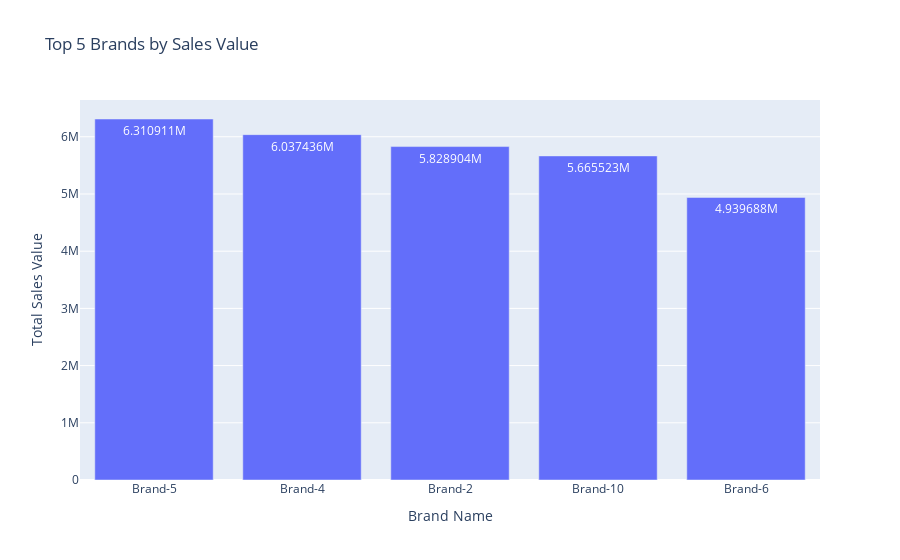

Notebook code for this chart:
### Code cell
# Group the data by brand_name and calculate the sum of sales_value for each brand
brand_sales_value = df_goups.groupby('brand_name')['sales_value'].sum().reset_index()

# Sort the brands by total sales value in descending order
brand_sales_value = brand_sales_value.sort_values(by='sales_value', ascending=False)

# Create an initial bar chart for the top 5 brands with default number of bins
N = 5
top_N_brands_value = brand_sales_value.head(N)
fig_value = px.bar(top_N_brands_value, x='brand_name', y='sales_value', title=f'Top {N} Brands by Sales Value')
fig_value.update_xaxes(title_text='Brand Name')
fig_value.update_yaxes(title_text='Total Sales Value')
fig_value.update_traces(text=top_N_brands_value['sales_value'], textposition='inside', texttemplate='%{y}')

# Initialize the output area
output_value_brand = widgets.Output()

# Define a function to update the plot and display the top N brands
def update_top_brands_value(change):
    N = top_brands_slider_value.value  # Number of top brands to display

    top_N_brands_value = brand_sales_value.head(N)

    # Create a bar chart with the updated number of bins
    fig_value = px.bar(top_N_brands_value, x='brand_name', y='sales_value', title=f'Top {N} Brands by Sales Value')
    fig_value.update_xaxes(title_text='Brand Name')
    fig_value.update_yaxes(title_text='Total Sales Value')
    fig_value.update_traces(text=top_N_brands_value['sales_value'], textposition='inside', texttemplate='%{y}')

    with output_value_brand:
        clear_output(wait=True)
        display(fig_value)

# Create a slider for selecting the number of top brands
top_brands_slider_value = widgets.IntSlider(
    value=5, min=1, max=len(brand_sales_value), step=1, description='Top N Brands (Value):', continuous_update=False
)

# Define an event handler for the slider
top_brands_slider_value.observe(update_top_brands_value, names='value')

# Display the initial top 5 brands plot and the slider
with output_value_brand:
    display(fig_value)

# Display the slider and the output area
display(top_brands_slider_value)
display(output_value_brand)

### Figure 1 — Plotly figure (JSON) as saved in the notebook; plotly's stock layout.template omitted (floating-point values rounded to 4 significant figures)
{"data": [{"alignmentgroup": "True", "hovertemplate": "brand_name=%{x}<br>sales_value=%{y}<extra></extra>", "legendgroup": "", "marker": {"color": "#636efa", "pattern": {"shape": ""}}, "name": "", "offsetgroup": "", "orientation": "v", "showlegend": false, "text": [6311000.0, 6037000.0, 5829000.0, 5666000.0, 4940000.0], "textposition": "inside", "texttemplate": "%{y}", "type": "bar", "x": ["Brand-5", "Brand-4", "Brand-2", "Brand-10", "Brand-6"], "xaxis": "x", "y": [6311000.0, 6037000.0, 5829000.0, 5666000.0, 4940000.0], "yaxis": "y"}], "layout": {"barmode": "relative", "legend": {"tracegroupgap": 0}, "title": {"text": "Top 5 Brands by Sales Value"}, "xaxis": {"anchor": "y", "domain": [0, 1], "title": {"text": "Brand Name"}}, "yaxis": {"anchor": "x", "domain": [0, 1], "title": {"text": "Total Sales Value"}}}}
